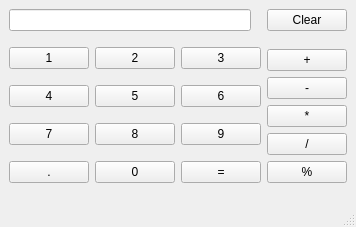
<?xml version="1.0" encoding="UTF-8"?>
<ui version="4.0">
 <class>calculator_mainwindow</class>
 <widget class="QMainWindow" name="calculator_mainwindow">
  <property name="geometry">
   <rect>
    <x>0</x>
    <y>0</y>
    <width>346</width>
    <height>227</height>
   </rect>
  </property>
  <property name="sizePolicy">
   <sizepolicy hsizetype="Preferred" vsizetype="Preferred">
    <horstretch>6</horstretch>
    <verstretch>0</verstretch>
   </sizepolicy>
  </property>
  <property name="windowTitle">
   <string>Calculator</string>
  </property>
  <widget class="QWidget" name="centralwidget">
   <layout class="QGridLayout" name="gridLayout">
    <item row="1" column="0">
     <layout class="QVBoxLayout" name="verticalLayout" stretch="0,1">
      <item>
       <layout class="QHBoxLayout" name="horizontalLayout_2">
        <item>
         <widget class="QLineEdit" name="number_lineEdit"/>
        </item>
        <item>
         <spacer name="horizontalSpacer">
          <property name="orientation">
           <enum>Qt::Horizontal</enum>
          </property>
          <property name="sizeType">
           <enum>QSizePolicy::Preferred</enum>
          </property>
          <property name="sizeHint" stdset="0">
           <size>
            <width>10</width>
            <height>20</height>
           </size>
          </property>
         </spacer>
        </item>
        <item>
         <widget class="QPushButton" name="clear_pushbutton">
          <property name="sizePolicy">
           <sizepolicy hsizetype="Preferred" vsizetype="Fixed">
            <horstretch>0</horstretch>
            <verstretch>0</verstretch>
           </sizepolicy>
          </property>
          <property name="text">
           <string>Clear</string>
          </property>
         </widget>
        </item>
       </layout>
      </item>
      <item>
       <layout class="QHBoxLayout" name="horizontalLayout">
        <item>
         <layout class="QVBoxLayout" name="verticalLayout_3">
          <item>
           <layout class="QHBoxLayout" name="horizontalLayout_6">
            <item>
             <widget class="QPushButton" name="one_pushbutton">
              <property name="text">
               <string>1</string>
              </property>
             </widget>
            </item>
            <item>
             <widget class="QPushButton" name="two_pushbutton">
              <property name="text">
               <string>2</string>
              </property>
             </widget>
            </item>
            <item>
             <widget class="QPushButton" name="three_pushbutton">
              <property name="text">
               <string>3</string>
              </property>
             </widget>
            </item>
           </layout>
          </item>
          <item>
           <layout class="QHBoxLayout" name="horizontalLayout_5">
            <item>
             <widget class="QPushButton" name="four_pushbutton">
              <property name="text">
               <string>4</string>
              </property>
             </widget>
            </item>
            <item>
             <widget class="QPushButton" name="five_pushbutton">
              <property name="text">
               <string>5</string>
              </property>
             </widget>
            </item>
            <item>
             <widget class="QPushButton" name="six_pushbutton">
              <property name="text">
               <string>6</string>
              </property>
             </widget>
            </item>
           </layout>
          </item>
          <item>
           <layout class="QHBoxLayout" name="horizontalLayout_3">
            <item>
             <widget class="QPushButton" name="seven_pushbutton">
              <property name="text">
               <string>7</string>
              </property>
             </widget>
            </item>
            <item>
             <widget class="QPushButton" name="eight_pushbutton">
              <property name="text">
               <string>8</string>
              </property>
             </widget>
            </item>
            <item>
             <widget class="QPushButton" name="nine_pushbutton">
              <property name="text">
               <string>9</string>
              </property>
             </widget>
            </item>
           </layout>
          </item>
          <item>
           <layout class="QHBoxLayout" name="horizontalLayout_4">
            <item>
             <widget class="QPushButton" name="point_pushbutton">
              <property name="text">
               <string>.</string>
              </property>
             </widget>
            </item>
            <item>
             <widget class="QPushButton" name="zero_pushbutton">
              <property name="text">
               <string>0</string>
              </property>
             </widget>
            </item>
            <item>
             <widget class="QPushButton" name="equals_pushbutton">
              <property name="text">
               <string>=</string>
              </property>
             </widget>
            </item>
           </layout>
          </item>
         </layout>
        </item>
        <item>
         <layout class="QVBoxLayout" name="verticalLayout_2">
          <item>
           <spacer name="verticalSpacer_3">
            <property name="orientation">
             <enum>Qt::Vertical</enum>
            </property>
            <property name="sizeHint" stdset="0">
             <size>
              <width>20</width>
              <height>40</height>
             </size>
            </property>
           </spacer>
          </item>
          <item>
           <widget class="QPushButton" name="plus_pushbutton">
            <property name="text">
             <string>+</string>
            </property>
           </widget>
          </item>
          <item>
           <widget class="QPushButton" name="minus_pushbutton">
            <property name="text">
             <string>-</string>
            </property>
           </widget>
          </item>
          <item>
           <widget class="QPushButton" name="multiply_pushbutton">
            <property name="text">
             <string>*</string>
            </property>
           </widget>
          </item>
          <item>
           <widget class="QPushButton" name="divide_pushbutton">
            <property name="text">
             <string>/</string>
            </property>
           </widget>
          </item>
          <item>
           <widget class="QPushButton" name="percentage_pushbutton">
            <property name="text">
             <string>%</string>
            </property>
           </widget>
          </item>
          <item>
           <spacer name="verticalSpacer">
            <property name="orientation">
             <enum>Qt::Vertical</enum>
            </property>
            <property name="sizeHint" stdset="0">
             <size>
              <width>20</width>
              <height>40</height>
             </size>
            </property>
           </spacer>
          </item>
         </layout>
        </item>
       </layout>
      </item>
     </layout>
    </item>
    <item row="0" column="0">
     <spacer name="verticalSpacer_2">
      <property name="orientation">
       <enum>Qt::Vertical</enum>
      </property>
      <property name="sizeHint" stdset="0">
       <size>
        <width>20</width>
        <height>40</height>
       </size>
      </property>
     </spacer>
    </item>
   </layout>
  </widget>
  <widget class="QStatusBar" name="statusbar"/>
 </widget>
 <resources/>
 <connections/>
</ui>
